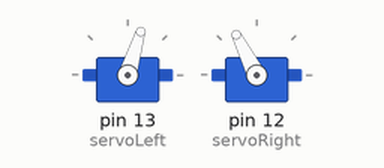
The sketch below on a simulated Arduino Uno, built with avr-gcc and run on an emulated ATmega328P. Shown: 2 × servo. At 25.2 s the program stops and its outputs stay as they are.

Above: at 0.05 s.
Timing chart, 0 to 6.0 s (numbered marks = the images above):
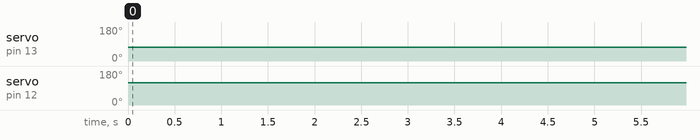

The sketch:

robotdance.io.ino
```cpp
#include <Servo.h>
Servo servoLeft;
Servo servoRight;

void setup() {

  Serial.begin(9600);
  servoLeft.attach(13);
  servoRight.attach(12);

  servoLeft.writeMicroseconds(1500);
  servoRight.writeMicroseconds(1500);
}

void loop() {
  servoRight.writeMicroseconds(1750);
  servoLeft.writeMicroseconds(1300);
  delay(6750);
  servoRight.writeMicroseconds(1700);
  servoLeft.writeMicroseconds(1500);
  delay(2000);
  back_and_forth();
  wave_forward();
  wave_backward();

  for (int x = 0; x < 4; x++) {
    servoRight.writeMicroseconds(1700);
    servoLeft.writeMicroseconds(1700);
    delay(250);
    servoRight.writeMicroseconds(1450);
    servoLeft.writeMicroseconds(1550);
    delay(250);
    servoRight.writeMicroseconds(1300);
    servoLeft.writeMicroseconds(1300);
    delay(500);
    servoRight.writeMicroseconds(1450);
    servoLeft.writeMicroseconds(1550);
    delay(250);
  };
  exit(0);
}


void back_and_forth () {
  for (int x = 0; x < 6; x++) {
    servoRight.writeMicroseconds(1700);
    servoLeft.writeMicroseconds(1300);
    delay(300);
    servoRight.writeMicroseconds(1300);
    servoLeft.writeMicroseconds(1700);
    delay(300);
  }
}

void wave_forward () {
    servoLeft.writeMicroseconds(1500);
    servoRight.writeMicroseconds(1750);
    delay(1000);
    servoLeft.writeMicroseconds(1300);
    servoRight.writeMicroseconds(1750);
    delay(300);
    servoLeft.writeMicroseconds(1250);
    servoRight.writeMicroseconds(1500);
    delay(1000);
    servoLeft.writeMicroseconds(1300);
    servoRight.writeMicroseconds(1750);
    delay(300);
    servoLeft.writeMicroseconds(1500);
    servoRight.writeMicroseconds(1750);
    delay(1000);
    servoLeft.writeMicroseconds(1300);
    servoRight.writeMicroseconds(1750);
    delay(300);
}

void wave_backward () {
    servoLeft.writeMicroseconds(1500);
    servoRight.writeMicroseconds(1250);
    delay(1000);
    servoLeft.writeMicroseconds(1750);
    servoRight.writeMicroseconds(1300);
    delay(300);
    servoLeft.writeMicroseconds(1750);
    servoRight.writeMicroseconds(1500);
    delay(1000);
    servoLeft.writeMicroseconds(1750);
    servoRight.writeMicroseconds(1300);
    delay(300);
    servoLeft.writeMicroseconds(1500);
    servoRight.writeMicroseconds(1250);
    delay(1000);
    servoLeft.writeMicroseconds(1750);
    servoRight.writeMicroseconds(1300);
    delay(300);
}
```

Measured:
- by itself, servo on pin 13 (servoLeft): 73° → 93° at 6.8 s, → 73° 2.0 s later, → 112° 0.30 s later, → 73° 0.30 s later, … (39 changes in this stretch)
- by itself, servo on pin 12 (servoRight): 117° → 112° at 6.8 s, → 73° 2.3 s later, → 112° 0.30 s later, → 73° 0.30 s later, … (37 changes in this stretch)
